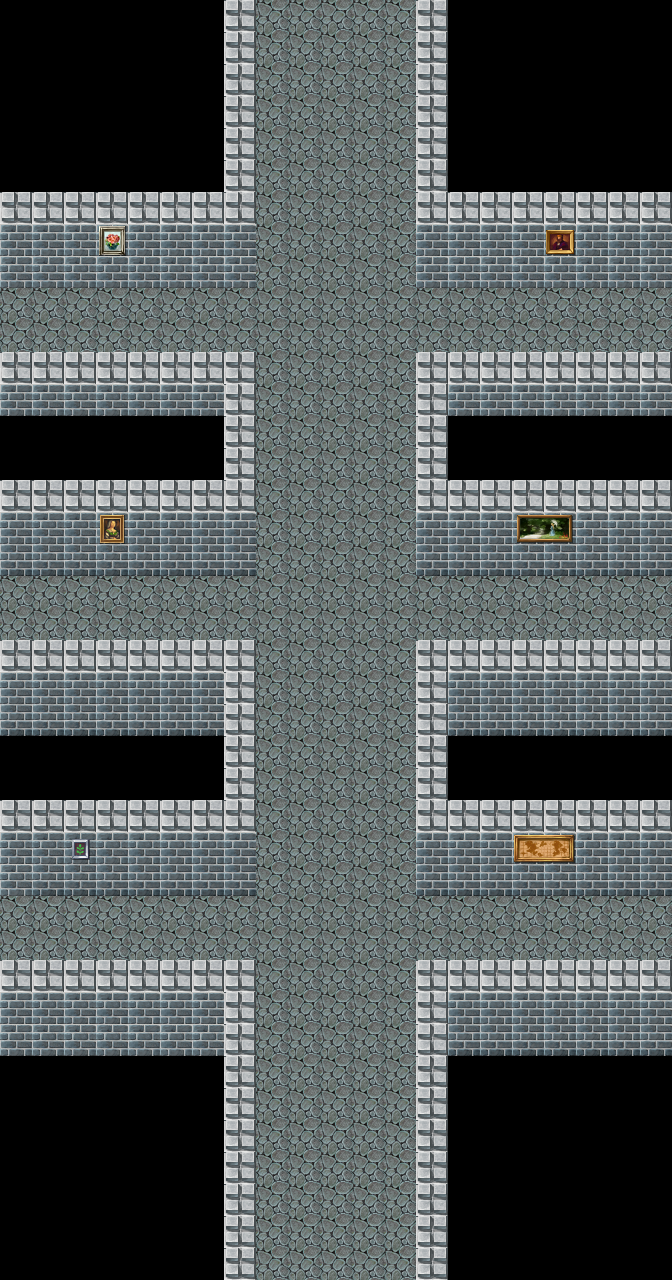

A 2D game scene composited from a Tiled map and its tileset images. What follows is a short description and the map's XML, with every tile layer's data as written:
An orthogonal 21x40 tile map with 32x32 px tiles, 2 tile layers (Tile Layer 1, Tile Layer 2) and 38 objects (6x portalIn, 2x portalO, startpoint).

<map version="1.0" orientation="orthogonal" renderorder="right-down" width="21" height="40" tilewidth="32" tileheight="32" nextobjectid="57">
 <tileset firstgid="1" name="rpg_maker_telles0808" tilewidth="32" tileheight="32" tilecount="2016" columns="32">
  <image source="../Resources/rpg_maker_telles0808.png" width="1024" height="2016" />
 </tileset>
 <layer name="Tile Layer 1" width="21" height="40">
  <data encoding="csv">
9,9,9,9,9,9,9,27,80,80,80,80,80,27,9,9,9,9,9,9,9,
9,9,9,9,9,9,9,27,80,80,80,80,80,27,9,9,9,9,9,9,9,
9,9,9,9,9,9,9,27,80,80,80,80,80,27,9,9,9,9,9,9,9,
9,9,9,9,9,9,9,27,80,80,80,80,80,27,9,9,9,9,9,9,9,
9,9,9,9,9,9,9,27,80,80,80,80,80,27,9,9,9,9,9,9,9,
9,9,9,9,9,9,9,27,80,80,80,80,80,27,9,9,9,9,9,9,9,
27,27,27,27,27,27,27,27,80,80,80,80,80,27,27,27,27,27,27,27,27,
123,123,123,123,123,123,123,123,80,80,80,80,80,123,123,123,123,123,123,123,123,
123,123,123,123,123,123,123,123,80,80,80,80,80,123,123,123,123,123,123,123,123,
80,80,80,80,80,80,80,80,80,80,80,80,80,80,80,80,80,80,80,80,80,
80,80,80,80,80,80,80,80,80,80,80,80,80,80,80,80,80,80,80,80,80,
27,27,27,27,27,27,27,27,80,80,80,80,80,27,27,27,27,27,27,27,27,
123,123,123,123,123,123,123,27,80,80,80,80,80,27,123,123,123,123,123,123,123,
9,9,9,9,9,9,9,27,80,80,80,80,80,27,9,9,9,9,9,9,9,
9,9,9,9,9,9,9,27,80,80,80,80,80,27,9,9,9,9,9,9,9,
27,27,27,27,27,27,27,27,80,80,80,80,80,27,27,27,27,27,27,27,27,
123,123,123,123,123,123,123,123,80,80,80,80,80,123,123,123,123,123,123,123,123,
155,155,155,155,155,155,155,155,80,80,80,80,80,155,155,155,155,155,155,155,155,
80,80,80,80,80,80,80,80,80,80,80,80,80,80,80,80,80,80,80,80,80,
80,80,80,80,80,80,80,80,80,80,80,80,80,80,80,80,80,80,80,80,80,
27,27,27,27,27,27,27,27,80,80,80,80,80,27,27,27,27,27,27,27,27,
123,123,123,123,123,123,123,27,80,80,80,80,80,27,123,123,123,123,123,123,123,
155,155,155,155,155,155,155,27,80,80,80,80,80,27,155,155,155,155,155,155,155,
9,9,9,9,9,9,9,27,80,80,80,80,80,27,9,9,9,9,9,9,9,
9,9,9,9,9,9,9,27,80,80,80,80,80,27,9,9,9,9,9,9,9,
27,27,27,27,27,27,27,27,80,80,80,80,80,27,27,27,27,27,27,27,27,
123,123,123,123,123,123,123,123,80,80,80,80,80,123,123,123,123,123,123,123,123,
123,155,155,155,155,155,155,155,80,80,80,80,80,155,155,155,155,155,155,155,155,
80,80,80,80,80,80,80,80,80,80,80,80,80,80,80,80,80,80,80,80,80,
80,80,80,80,80,80,80,80,80,80,80,80,80,80,80,80,80,80,80,80,80,
27,27,27,27,27,27,27,27,80,80,80,80,80,27,27,27,27,27,27,27,27,
123,123,123,123,123,123,123,27,80,80,80,80,80,27,123,123,123,123,123,123,123,
123,123,123,123,123,123,123,27,80,80,80,80,80,27,155,155,155,155,155,155,155,
9,9,9,9,9,9,9,27,80,80,80,80,80,27,9,9,9,9,9,9,9,
9,9,9,9,9,9,9,27,80,80,80,80,80,27,9,9,9,9,9,9,9,
9,9,9,9,9,9,9,27,80,80,80,80,80,27,9,9,9,9,9,9,9,
9,9,9,9,9,9,9,27,80,80,80,80,80,27,9,9,9,9,9,9,9,
9,9,9,9,9,9,9,27,80,80,80,80,80,27,9,9,9,9,9,9,9,
9,9,9,9,9,9,9,27,80,80,80,80,80,27,9,9,9,9,9,9,9,
9,9,9,9,9,9,9,27,80,80,80,80,80,27,9,9,9,9,9,9,9
</data>
 </layer>
 <objectgroup name="Object Layer 1">
  <object id="1" x="223" y="2" width="32" height="254" />
  <object id="2" x="2" y="193" width="252" height="62" />
  <object id="3" x="416" y="1" width="36" height="254" />
  <object id="4" x="417" y="193" width="256" height="63" />
  <object id="5" x="2" y="353" width="250" height="57" />
  <object id="6" x="416" y="354" width="258" height="57" />
  <object id="7" x="418" y="353" width="268" height="7" />
  <object id="8" x="223" y="355" width="34" height="186" />
  <object id="9" x="1" y="480" width="255" height="63" />
  <object id="12" x="417" y="353" width="32" height="191" />
  <object id="13" x="419" y="479" width="271" height="65" />
  <object id="15" x="-9" y="640" width="263" height="58" />
  <object id="17" x="417" y="641" width="309" height="56" />
  <object id="18" x="224" y="639" width="31" height="222" />
  <object id="19" x="-9" y="800" width="266" height="59" />
  <object id="24" x="418" y="642" width="27" height="222" />
  <object id="25" x="417" y="797" width="264" height="69" />
  <object id="26" x="417" y="962" width="259" height="318" />
  <object id="27" x="1" y="964" width="252" height="316" />
  <object id="28" name="portalO" type="portalO" x="262" y="1269" width="148" height="22" />
  <object id="33" name="portal1" type="portalIn" x="666" y="857" width="32" height="132" />
  <object id="34" name="portal2" type="portalIn" x="-9" y="852" width="15" height="158" />
  <object id="35" name="portal3" type="portalIn" x="665" y="528" width="33" height="125" />
  <object id="36" name="portal4" type="portalIn" x="-10" y="522" width="14" height="119" />
  <object id="37" name="portal5" type="portalIn" x="664" y="241" width="27" height="125" />
  <object id="38" name="portal6" type="portalIn" x="-11" y="242" width="20" height="127" />
  <object id="39" x="415" y="355" width="257" height="216" />
  <object id="41" x="0" y="351" width="255" height="226" />
  <object id="42" x="1" y="642" width="250" height="247" />
  <object id="43" x="416" y="643" width="277" height="244" />
  <object id="44" x="5" y="888" width="252" height="7" />
  <object id="45" x="249" y="854" width="7" height="43" />
  <object id="46" x="417" y="886" width="272" height="10" />
  <object id="47" x="415" y="192" width="269" height="96" />
  <object id="48" x="-46" y="199" width="301" height="88" />
  <object id="49" x="416" y="481" width="295" height="98" />
  <object id="55" name="starpoint" type="startpoint" x="634" y="914" width="12" height="13" />
  <object id="56" name="portalO" type="portalO" x="226" y="3" width="268" height="28" />
 </objectgroup>
 <layer name="Tile Layer 2" width="21" height="40">
  <data encoding="csv">
0,0,0,0,0,0,0,0,0,0,0,0,0,0,0,0,0,0,0,0,0,
0,0,0,0,0,0,0,0,0,0,0,0,0,0,0,0,0,0,0,0,0,
0,0,0,0,0,0,0,0,0,0,0,0,0,0,0,0,0,0,0,0,0,
0,0,0,0,0,0,0,0,0,0,0,0,0,0,0,0,0,0,0,0,0,
0,0,0,0,0,0,0,0,0,0,0,0,0,0,0,0,0,0,0,0,0,
0,0,0,0,0,0,0,0,0,0,0,0,0,0,0,0,0,0,0,0,0,
0,0,0,0,0,0,0,0,0,0,0,0,0,0,0,0,0,0,0,0,0,
0,0,0,1787,0,0,0,0,0,0,0,0,0,0,0,0,0,1785,0,0,0,
0,0,0,0,0,0,0,0,0,0,0,0,0,0,0,0,0,0,0,0,0,
0,0,0,0,0,0,0,0,0,0,0,0,0,0,0,0,0,0,0,0,0,
0,0,0,0,0,0,0,0,0,0,0,0,0,0,0,0,0,0,0,0,0,
0,0,0,0,0,0,0,0,0,0,0,0,0,0,0,0,0,0,0,0,0,
0,0,0,0,0,0,0,0,0,0,0,0,0,0,0,0,0,0,0,0,0,
0,0,0,0,0,0,0,0,0,0,0,0,0,0,0,0,0,0,0,0,0,
0,0,0,0,0,0,0,0,0,0,0,0,0,0,0,0,0,0,0,0,0,
0,0,0,0,0,0,0,0,0,0,0,0,0,0,0,0,0,0,0,0,0,
0,0,0,1786,0,0,0,0,0,0,0,0,0,0,0,0,1755,1756,0,0,0,
0,0,0,0,0,0,0,0,0,0,0,0,0,0,0,0,0,0,0,0,0,
0,0,0,0,0,0,0,0,0,0,0,0,0,0,0,0,0,0,0,0,0,
0,0,0,0,0,0,0,0,0,0,0,0,0,0,0,0,0,0,0,0,0,
0,0,0,0,0,0,0,0,0,0,0,0,0,0,0,0,0,0,0,0,0,
0,0,0,0,0,0,0,0,0,0,0,0,0,0,0,0,0,0,0,0,0,
0,0,0,0,0,0,0,0,0,0,0,0,0,0,0,0,0,0,0,0,0,
0,0,0,0,0,0,0,0,0,0,0,0,0,0,0,0,0,0,0,0,0,
0,0,0,0,0,0,0,0,0,0,0,0,0,0,0,0,0,0,0,0,0,
0,0,0,0,0,0,0,0,0,0,0,0,0,0,0,0,0,0,0,0,0,
0,0,1757,0,0,0,0,0,0,0,0,0,0,0,0,0,1753,1754,0,0,0,
0,0,0,0,0,0,0,0,0,0,0,0,0,0,0,0,0,0,0,0,0,
0,0,0,0,0,0,0,0,0,0,0,0,0,0,0,0,0,0,0,0,0,
0,0,0,0,0,0,0,0,0,0,0,0,0,0,0,0,0,0,0,0,0,
0,0,0,0,0,0,0,0,0,0,0,0,0,0,0,0,0,0,0,0,0,
0,0,0,0,0,0,0,0,0,0,0,0,0,0,0,0,0,0,0,0,0,
0,0,0,0,0,0,0,0,0,0,0,0,0,0,0,0,0,0,0,0,0,
0,0,0,0,0,0,0,0,0,0,0,0,0,0,0,0,0,0,0,0,0,
0,0,0,0,0,0,0,0,0,0,0,0,0,0,0,0,0,0,0,0,0,
0,0,0,0,0,0,0,0,0,0,0,0,0,0,0,0,0,0,0,0,0,
0,0,0,0,0,0,0,0,0,0,0,0,0,0,0,0,0,0,0,0,0,
0,0,0,0,0,0,0,0,0,0,0,0,0,0,0,0,0,0,0,0,0,
0,0,0,0,0,0,0,0,0,0,0,0,0,0,0,0,0,0,0,0,0,
0,0,0,0,0,0,0,0,0,0,0,0,0,0,0,0,0,0,0,0,0
</data>
 </layer>
</map>
